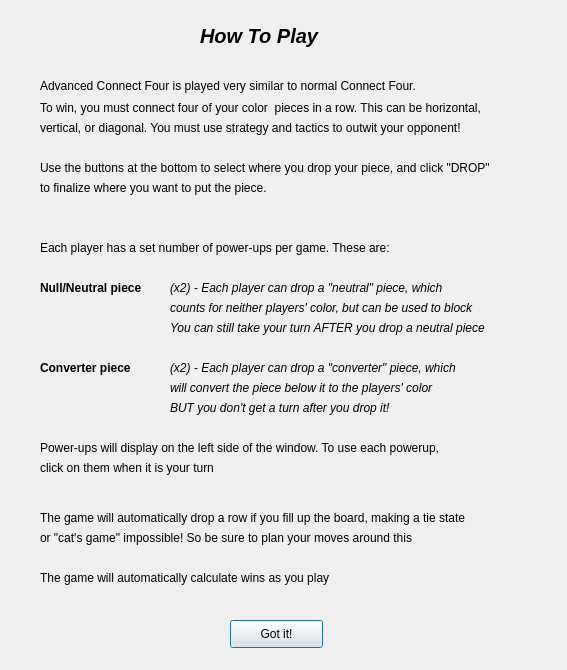
<?xml version="1.0" encoding="UTF-8"?>
<ui version="4.0">
 <class>Tutorial</class>
 <widget class="QDialog" name="Tutorial">
  <property name="geometry">
   <rect>
    <x>0</x>
    <y>0</y>
    <width>567</width>
    <height>670</height>
   </rect>
  </property>
  <property name="windowTitle">
   <string>Dialog</string>
  </property>
  <widget class="QLabel" name="label">
   <property name="geometry">
    <rect>
     <x>200</x>
     <y>10</y>
     <width>161</width>
     <height>51</height>
    </rect>
   </property>
   <property name="font">
    <font>
     <pointsize>15</pointsize>
     <weight>75</weight>
     <italic>true</italic>
     <bold>true</bold>
    </font>
   </property>
   <property name="text">
    <string>How To Play </string>
   </property>
  </widget>
  <widget class="QLabel" name="label_2">
   <property name="geometry">
    <rect>
     <x>40</x>
     <y>70</y>
     <width>491</width>
     <height>31</height>
    </rect>
   </property>
   <property name="text">
    <string>Advanced Connect Four is played very similar to normal Connect Four. </string>
   </property>
  </widget>
  <widget class="QLabel" name="label_3">
   <property name="geometry">
    <rect>
     <x>40</x>
     <y>100</y>
     <width>491</width>
     <height>16</height>
    </rect>
   </property>
   <property name="text">
    <string>To win, you must connect four of your color  pieces in a row. This can be horizontal,</string>
   </property>
  </widget>
  <widget class="QLabel" name="label_4">
   <property name="geometry">
    <rect>
     <x>40</x>
     <y>120</y>
     <width>491</width>
     <height>16</height>
    </rect>
   </property>
   <property name="text">
    <string>vertical, or diagonal. You must use strategy and tactics to outwit your opponent!</string>
   </property>
  </widget>
  <widget class="QLabel" name="label_5">
   <property name="geometry">
    <rect>
     <x>40</x>
     <y>240</y>
     <width>411</width>
     <height>16</height>
    </rect>
   </property>
   <property name="text">
    <string>Each player has a set number of power-ups per game. These are: </string>
   </property>
  </widget>
  <widget class="QLabel" name="label_6">
   <property name="geometry">
    <rect>
     <x>40</x>
     <y>280</y>
     <width>121</width>
     <height>16</height>
    </rect>
   </property>
   <property name="font">
    <font>
     <weight>75</weight>
     <bold>true</bold>
    </font>
   </property>
   <property name="text">
    <string>Null/Neutral piece</string>
   </property>
  </widget>
  <widget class="QLabel" name="label_7">
   <property name="geometry">
    <rect>
     <x>170</x>
     <y>280</y>
     <width>311</width>
     <height>16</height>
    </rect>
   </property>
   <property name="font">
    <font>
     <weight>50</weight>
     <italic>true</italic>
     <bold>false</bold>
    </font>
   </property>
   <property name="text">
    <string>(x2) - Each player can drop a &quot;neutral&quot; piece, which </string>
   </property>
  </widget>
  <widget class="QLabel" name="label_8">
   <property name="geometry">
    <rect>
     <x>170</x>
     <y>300</y>
     <width>361</width>
     <height>16</height>
    </rect>
   </property>
   <property name="font">
    <font>
     <weight>50</weight>
     <italic>true</italic>
     <bold>false</bold>
    </font>
   </property>
   <property name="text">
    <string>counts for neither players' color, but can be used to block</string>
   </property>
  </widget>
  <widget class="QLabel" name="label_9">
   <property name="geometry">
    <rect>
     <x>170</x>
     <y>320</y>
     <width>361</width>
     <height>16</height>
    </rect>
   </property>
   <property name="font">
    <font>
     <weight>50</weight>
     <italic>true</italic>
     <bold>false</bold>
    </font>
   </property>
   <property name="text">
    <string>You can still take your turn AFTER you drop a neutral piece</string>
   </property>
  </widget>
  <widget class="QLabel" name="label_10">
   <property name="geometry">
    <rect>
     <x>170</x>
     <y>400</y>
     <width>361</width>
     <height>16</height>
    </rect>
   </property>
   <property name="font">
    <font>
     <weight>50</weight>
     <italic>true</italic>
     <bold>false</bold>
    </font>
   </property>
   <property name="text">
    <string>BUT you don't get a turn after you drop it! </string>
   </property>
  </widget>
  <widget class="QLabel" name="label_11">
   <property name="geometry">
    <rect>
     <x>40</x>
     <y>360</y>
     <width>121</width>
     <height>16</height>
    </rect>
   </property>
   <property name="font">
    <font>
     <weight>75</weight>
     <bold>true</bold>
    </font>
   </property>
   <property name="text">
    <string>Converter piece</string>
   </property>
  </widget>
  <widget class="QLabel" name="label_12">
   <property name="geometry">
    <rect>
     <x>170</x>
     <y>380</y>
     <width>361</width>
     <height>16</height>
    </rect>
   </property>
   <property name="font">
    <font>
     <weight>50</weight>
     <italic>true</italic>
     <bold>false</bold>
    </font>
   </property>
   <property name="text">
    <string>will convert the piece below it to the players' color </string>
   </property>
  </widget>
  <widget class="QLabel" name="label_13">
   <property name="geometry">
    <rect>
     <x>170</x>
     <y>360</y>
     <width>311</width>
     <height>16</height>
    </rect>
   </property>
   <property name="font">
    <font>
     <weight>50</weight>
     <italic>true</italic>
     <bold>false</bold>
    </font>
   </property>
   <property name="text">
    <string>(x2) - Each player can drop a &quot;converter&quot; piece, which </string>
   </property>
  </widget>
  <widget class="QLabel" name="label_14">
   <property name="geometry">
    <rect>
     <x>40</x>
     <y>440</y>
     <width>461</width>
     <height>16</height>
    </rect>
   </property>
   <property name="text">
    <string>Power-ups will display on the left side of the window. To use each powerup, </string>
   </property>
  </widget>
  <widget class="QLabel" name="label_15">
   <property name="geometry">
    <rect>
     <x>40</x>
     <y>460</y>
     <width>461</width>
     <height>16</height>
    </rect>
   </property>
   <property name="text">
    <string>click on them when it is your turn </string>
   </property>
  </widget>
  <widget class="QLabel" name="label_16">
   <property name="geometry">
    <rect>
     <x>40</x>
     <y>160</y>
     <width>491</width>
     <height>16</height>
    </rect>
   </property>
   <property name="text">
    <string>Use the buttons at the bottom to select where you drop your piece, and click &quot;DROP&quot;</string>
   </property>
  </widget>
  <widget class="QLabel" name="label_17">
   <property name="geometry">
    <rect>
     <x>40</x>
     <y>180</y>
     <width>491</width>
     <height>16</height>
    </rect>
   </property>
   <property name="text">
    <string>to finalize where you want to put the piece. </string>
   </property>
  </widget>
  <widget class="QLabel" name="label_18">
   <property name="geometry">
    <rect>
     <x>40</x>
     <y>570</y>
     <width>491</width>
     <height>16</height>
    </rect>
   </property>
   <property name="text">
    <string>The game will automatically calculate wins as you play </string>
   </property>
  </widget>
  <widget class="QPushButton" name="pushButton">
   <property name="geometry">
    <rect>
     <x>230</x>
     <y>620</y>
     <width>93</width>
     <height>28</height>
    </rect>
   </property>
   <property name="text">
    <string>Got it!</string>
   </property>
  </widget>
  <widget class="QLabel" name="label_19">
   <property name="geometry">
    <rect>
     <x>40</x>
     <y>510</y>
     <width>491</width>
     <height>16</height>
    </rect>
   </property>
   <property name="text">
    <string>The game will automatically drop a row if you fill up the board, making a tie state </string>
   </property>
  </widget>
  <widget class="QLabel" name="label_20">
   <property name="geometry">
    <rect>
     <x>40</x>
     <y>530</y>
     <width>491</width>
     <height>16</height>
    </rect>
   </property>
   <property name="text">
    <string>or &quot;cat's game&quot; impossible! So be sure to plan your moves around this</string>
   </property>
  </widget>
 </widget>
 <resources/>
 <connections/>
</ui>
